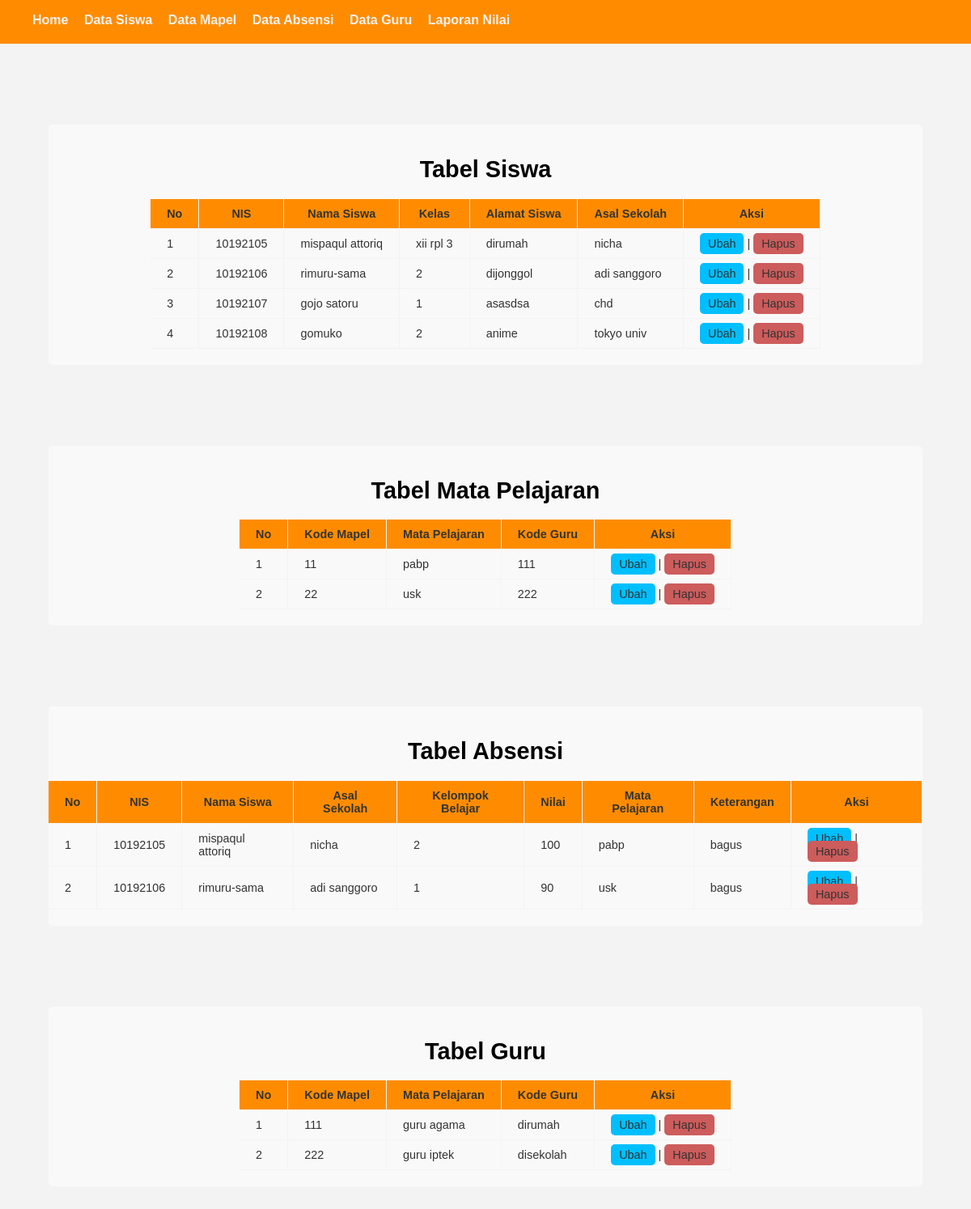
The page / on the database its author committed.
### tables this page shows
CREATE TABLE `tb_siswa` (
  `id_siswa` int(8) NOT NULL,
  `nama_siswa` varchar(50) NOT NULL,
  `alamat_siswa` text NOT NULL,
  `kelas` varchar(15) NOT NULL,
  `asal_sekolah` varchar(30) NOT NULL
);

CREATE TABLE `tb_mapel` (
  `kode_mapel` int(3) NOT NULL,
  `mapel` varchar(15) NOT NULL,
  `kode_guru` int(3) NOT NULL
);

CREATE TABLE `tb_guru` (
  `kode_guru` int(11) NOT NULL,
  `nama_guru` varchar(50) NOT NULL,
  `alamat_guru` text NOT NULL
);

CREATE TABLE `tb_absensi` (
  `kode_mapel` int(3) NOT NULL,
  `hari` varchar(7) NOT NULL,
  `tanggal` date NOT NULL,
  `id_siswa` int(8) NOT NULL,
  `nama_siswa` varchar(50) NOT NULL,
  `kelompok_belajar` varchar(12) NOT NULL,
  `nilai` int(3) NOT NULL,
  `ket` text NOT NULL,
  `id_absensi` int(11) NOT NULL
);

### data_siswa.php (the view)
<div class="container">
	<span class="judul">
		<h1>Tabel Siswa</h1>
	</span>
		<div class="tabel">
		<table cellspacing="0">
			<thead>
					<tr>
						<th>No</th>
						<th>NIS</th>
						<th>Nama Siswa</th>
						<th>Kelas</th>
						<th>Alamat Siswa</th>
						<th>Asal Sekolah</th>
						<th>Aksi</th>
					</tr>
			</thead>
			<tbody>
				<?php
				$query = mysqli_query($koneksi, "SELECT * FROM tb_siswa ORDER BY id_siswa ASC");
				$no = 0;
				while($data = mysqli_fetch_array($query)) { $no++ ?>
				<tr>
					<td><?= $no; ?></td>
					<td><?= $data['id_siswa']; ?></td>
					<td><?= $data['nama_siswa'] ?></td>
					<td><?= $data['kelas'] ?></td>
					<td><?= $data['alamat_siswa'] ?></td>
					<td><?= $data['asal_sekolah'] ?></td>
					<td><a class="ubah" href="ubah_data.php?id=<?php echo $data['id_siswa'];?>">Ubah</a> |
				<a class="hapus" name="hapus_data" href="hapus_data.php?id=<?php echo $data['id_siswa'];?>">Hapus</a></td>
				</tr>
			<?php } ?>
			</tbody>
		</table>
		</div>
</div>

### index.php (shortened to what this page needs)
<?php include "koneksi.php" ?>
<!DOCTYPE html>
<html>
<head>
	<link rel="stylesheet" type="text/css" href="style.css">
</head>
<body>
	<div class="navi">
			<ul>
				<li><a href="index.php?home">Home</a></li>
				<li><a href="index.php?page=data_siswa">Data Siswa</a></li>
				<li><a href="index.php?page=data_mapel">Data Mapel</a></li>
				<li><a href="index.php?page=data_absensi">Data Absensi</a></li>
				<li><a href="index.php?page=data_guru">Data Guru</a></li>
				<li><a href="index.php?page=data_nilai">Laporan Nilai</a></li>
			</ul>
	</div>
<?php
  if(isset($_GET['page'])){
    if($_GET['page']=="data_siswa"){
        include 'tambah_siswa.php';
    }elseif ($_GET['page']=='data_mapel') {
      include 'data_mapel.php';
    }elseif ($_GET['page']=='data_absensi') {
      include 'data_absensi.php';
    }elseif ($_GET['page']=='data_guru') {
      include 'data_guru.php';
      echo "<script>window.print();</script>";
    }
}else{
    include 'data_siswa.php';
    include 'data_mapel.php';
    include 'data.php';
    include 'data_guru.php';
}
?>
</body>
</html>

### data_mapel.php
<div class="container">
	<span class="judul">
		<h1>Tabel Mata Pelajaran</h1>
	</span>
		<div class="tabel">
		<table cellspacing="0">
			<thead>
					<tr>
						<th>No</th>
						<th>Kode Mapel</th>
						<th>Mata Pelajaran</th>
						<th>Kode Guru</th>
						<th>Aksi</th>
					</tr>
			</thead>
			<tbody>
				<?php
				$query = mysqli_query($koneksi, "SELECT * FROM tb_mapel ORDER BY kode_mapel ASC");
				$no = 0;
				while($data = mysqli_fetch_array($query)) { $no++ ?>
				<tr>
					<td><?= $no; ?></td>
					<td><?= $data['kode_mapel']; ?></td>
					<td><?= $data['mapel'] ?></td>
					<td><?= $data['kode_guru'] ?></td>
					<td><a class="ubah" href="ubah_mapel.php?id=<?php echo $data['kode_mapel'];?>">Ubah</a> |
				<a class="hapus" href="hapus_data.php?id=<?php echo $data['kode_mapel'];?>">Hapus</a></td>
				</tr>
			<?php } ?>
			</tbody>
		</table>
		</div>
</div>

### data.php
<div class="container">
	<span class="judul">
		<h1>Tabel Absensi</h1>
	</span>
		<div class="tabel">
		<table cellspacing="0">
			<thead>
					<tr>
						<th>No</th>
						<th>NIS</th>
						<th>Nama Siswa</th>
						<th>Asal Sekolah</th>
						<th>Kelompok Belajar</th>
						<th>Nilai</th>
						<th>Mata Pelajaran</th>
						<th>Keterangan</th>
						<th>Aksi</th>
					</tr>
			</thead>
			<tbody>
				<?php
				$query = mysqli_query($koneksi, "SELECT * FROM tb_guru, tb_mapel, tb_absensi, tb_siswa WHERE tb_absensi.id_siswa = tb_siswa.id_siswa AND tb_absensi.kode_mapel = tb_mapel.kode_mapel AND tb_mapel.kode_guru = tb_guru.kode_guru ORDER BY id_absensi ASC");
				$no = 0;
				while($data = mysqli_fetch_array($query)) { $no++ ?>
				<tr>
					<td><?= $no; ?></td>
					<td><?= $data['id_siswa']; ?></td>
					<td><?= $data['nama_siswa'] ?></td>
					<td><?= $data['asal_sekolah'] ?></td>
					<td><?= $data['kelompok_belajar'] ?></td>
					<td><?= $data['nilai'] ?></td>
					<td><?= $data['mapel'] ?></td>
					<td><?= $data['ket'] ?></td>
					<td><a class="ubah" href="ubah_data.php?id=<?php echo $data['id_absensi'];?>">Ubah</a> |
				<a class="hapus" href="hapus_data.php?id=<?php echo $data['id_absensi'];?>">Hapus</a></td>
				</tr>
			<?php } ?>
			</tbody>
		</table>
		</div>
</div>

### data_guru.php
<div class="container">
	<span class="judul">
		<h1>Tabel Guru</h1>
	</span>
		<div class="tabel">
		<table cellspacing="0">
			<thead>
					<tr>
						<th>No</th>
						<th>Kode Mapel</th>
						<th>Mata Pelajaran</th>
						<th>Kode Guru</th>
						<th>Aksi</th>
					</tr>
			</thead>
			<tbody>
				<?php
				$query = mysqli_query($koneksi, "SELECT * FROM tb_guru ORDER BY kode_guru ASC");
				$no = 0;
				while($data = mysqli_fetch_array($query)) { $no++ ?>
				<tr>
					<td><?= $no; ?></td>
					<td><?= $data['kode_guru'] ?></td>
					<td><?= $data['nama_guru']; ?></td>
					<td><?= $data['alamat_guru'] ?></td>
					<td><a class="ubah" href="ubah_data.php?id=<?php echo $data['kode_guru'];?>">Ubah</a> |
				<a class="hapus" href="hapus_data.php?id=<?php echo $data['kode_guru'];?>">Hapus</a></td>
				</tr>
			<?php } ?>
			</tbody>
		</table>
		</div>
</div>

### style.css (style rules this page uses)
body { background-color: #f3f3f3; margin: 0; padding: 0; font-family: 'Century Gothic', cursive, sans-serif; }
.navi { background-color: darkorange; margin-top: -20px; }
.navi ul li { display: inline-block; margin-right: 15px; padding: 20px 0; }
.navi ul li a { color: #f3f3f3; text-decoration: none; font-weight: bold; }
.container { margin: 100px 5%; padding: 20px 0; background-color: #f9f9f9; font-size: .9em; border-radius: 5px; }
.container span h1 { text-align: center; }
.container .tabel table { margin: auto; }
.container .tabel table tr th { background-color: darkorange; }
.container .tabel table tr th, .container .tabel table tr td { border-bottom: 1px solid #f3f3f3; border-right: 1px solid #f3f3f3; padding: 10px 20px; color: #333; }
.container .tabel table tr td a { text-decoration: none; color: #333; }
.container .tabel table tr td .ubah { background-color: deepskyblue; padding: 5px 10px; border-radius: 5px; }
.container .tabel table tr .hapus { background-color: indianred; padding: 5px 10px; border-radius: 5px; }

### rows shown on the page
tb_siswa: id_siswa "10192105", nama_siswa "mispaqul attoriq", kelas "xii rpl 3", alamat_siswa "dirumah", asal_sekolah "nicha"
tb_siswa: id_siswa "10192106", nama_siswa "rimuru-sama", kelas "2", alamat_siswa "dijonggol", asal_sekolah "adi sanggoro"
tb_siswa: id_siswa "10192107", nama_siswa "gojo satoru", kelas "1", alamat_siswa "asasdsa", asal_sekolah "chd"
tb_siswa: id_siswa "10192108", nama_siswa "gomuko", kelas "2", alamat_siswa "anime", asal_sekolah "tokyo univ"
tb_mapel: kode_mapel "11", mapel "pabp", kode_guru "111"
tb_mapel: kode_mapel "22", mapel "usk", kode_guru "222"
tb_guru: tb_siswa.id_siswa "10192105", tb_siswa.nama_siswa "mispaqul attoriq", tb_siswa.asal_sekolah "nicha", tb_absensi.kelompok_belajar "2", tb_absensi.nilai "100", tb_mapel.mapel "pabp", tb_absensi.ket "bagus", kode_guru "111", nama_guru "guru agama", alamat_guru "dirumah"
tb_guru: tb_siswa.id_siswa "10192106", tb_siswa.nama_siswa "rimuru-sama", tb_siswa.asal_sekolah "adi sanggoro", tb_absensi.kelompok_belajar "1", tb_absensi.nilai "90", tb_mapel.mapel "usk", tb_absensi.ket "bagus", kode_guru "222", nama_guru "guru iptek", alamat_guru "disekolah"
